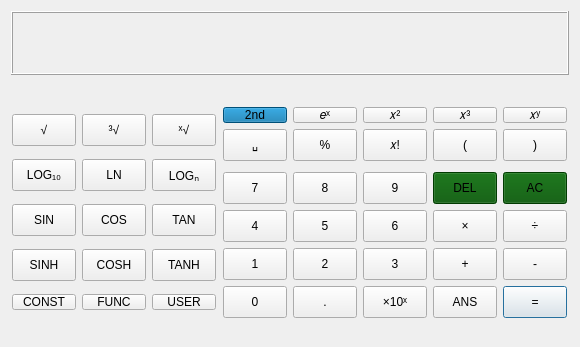
<?xml version="1.0" encoding="UTF-8"?>
<ui version="4.0">
 <class>CalculatorWidget</class>
 <widget class="QWidget" name="CalculatorWidget">
  <property name="geometry">
   <rect>
    <x>0</x>
    <y>0</y>
    <width>580</width>
    <height>347</height>
   </rect>
  </property>
  <property name="windowTitle">
   <string>Form</string>
  </property>
  <layout class="QGridLayout" name="gridLayout">
   <item row="1" column="0">
    <widget class="QFrame" name="frame">
     <property name="minimumSize">
      <size>
       <width>0</width>
       <height>64</height>
      </size>
     </property>
     <property name="maximumSize">
      <size>
       <width>16777215</width>
       <height>64</height>
      </size>
     </property>
     <property name="frameShape">
      <enum>QFrame::Shape::Box</enum>
     </property>
     <property name="frameShadow">
      <enum>QFrame::Shadow::Raised</enum>
     </property>
     <layout class="QVBoxLayout" name="verticalLayout">
      <item>
       <widget class="QLineEdit" name="displayLineEdit">
        <property name="font">
         <font>
          <pointsize>12</pointsize>
         </font>
        </property>
        <property name="autoFillBackground">
         <bool>false</bool>
        </property>
        <property name="styleSheet">
         <string notr="true">background-color: rgba(255, 255, 255, 0);</string>
        </property>
        <property name="text">
         <string/>
        </property>
        <property name="frame">
         <bool>false</bool>
        </property>
        <property name="alignment">
         <set>Qt::AlignmentFlag::AlignRight|Qt::AlignmentFlag::AlignTrailing|Qt::AlignmentFlag::AlignVCenter</set>
        </property>
        <property name="readOnly">
         <bool>false</bool>
        </property>
        <property name="placeholderText">
         <string/>
        </property>
       </widget>
      </item>
     </layout>
    </widget>
   </item>
   <item row="3" column="0">
    <layout class="QHBoxLayout" name="horizontalLayout">
     <item>
      <layout class="QGridLayout" name="gridLayout_3">
       <item row="1" column="2">
        <widget class="Calculator2ndPushButton" name="logXButton">
         <property name="minimumSize">
          <size>
           <width>64</width>
           <height>32</height>
          </size>
         </property>
         <property name="maximumSize">
          <size>
           <width>64</width>
           <height>32</height>
          </size>
         </property>
         <property name="text">
          <string>LOGₙ</string>
         </property>
         <attribute name="buttonGroup">
          <string notr="true">regularButtons</string>
         </attribute>
        </widget>
       </item>
       <item row="3" column="1">
        <widget class="Calculator2ndPushButton" name="coshButton">
         <property name="minimumSize">
          <size>
           <width>64</width>
           <height>32</height>
          </size>
         </property>
         <property name="maximumSize">
          <size>
           <width>64</width>
           <height>32</height>
          </size>
         </property>
         <property name="text">
          <string>COSH</string>
         </property>
         <attribute name="buttonGroup">
          <string notr="true">regularButtons</string>
         </attribute>
        </widget>
       </item>
       <item row="1" column="1">
        <widget class="Calculator2ndPushButton" name="lnButton">
         <property name="minimumSize">
          <size>
           <width>64</width>
           <height>32</height>
          </size>
         </property>
         <property name="maximumSize">
          <size>
           <width>64</width>
           <height>32</height>
          </size>
         </property>
         <property name="text">
          <string>LN</string>
         </property>
         <attribute name="buttonGroup">
          <string notr="true">regularButtons</string>
         </attribute>
        </widget>
       </item>
       <item row="3" column="2">
        <widget class="Calculator2ndPushButton" name="tanhButton">
         <property name="minimumSize">
          <size>
           <width>64</width>
           <height>32</height>
          </size>
         </property>
         <property name="maximumSize">
          <size>
           <width>64</width>
           <height>32</height>
          </size>
         </property>
         <property name="text">
          <string>TANH</string>
         </property>
         <attribute name="buttonGroup">
          <string notr="true">regularButtons</string>
         </attribute>
        </widget>
       </item>
       <item row="2" column="2">
        <widget class="Calculator2ndPushButton" name="tanButton">
         <property name="minimumSize">
          <size>
           <width>64</width>
           <height>32</height>
          </size>
         </property>
         <property name="maximumSize">
          <size>
           <width>64</width>
           <height>32</height>
          </size>
         </property>
         <property name="text">
          <string>TAN</string>
         </property>
         <attribute name="buttonGroup">
          <string notr="true">regularButtons</string>
         </attribute>
        </widget>
       </item>
       <item row="5" column="1">
        <widget class="CalcMenuPushButton" name="funcButton">
         <property name="minimumSize">
          <size>
           <width>64</width>
           <height>16</height>
          </size>
         </property>
         <property name="maximumSize">
          <size>
           <width>64</width>
           <height>16</height>
          </size>
         </property>
         <property name="text">
          <string>FUNC</string>
         </property>
        </widget>
       </item>
       <item row="2" column="1">
        <widget class="Calculator2ndPushButton" name="cosButton">
         <property name="minimumSize">
          <size>
           <width>64</width>
           <height>32</height>
          </size>
         </property>
         <property name="maximumSize">
          <size>
           <width>64</width>
           <height>32</height>
          </size>
         </property>
         <property name="text">
          <string>COS</string>
         </property>
         <attribute name="buttonGroup">
          <string notr="true">regularButtons</string>
         </attribute>
        </widget>
       </item>
       <item row="3" column="0">
        <widget class="Calculator2ndPushButton" name="sinhButton">
         <property name="minimumSize">
          <size>
           <width>64</width>
           <height>32</height>
          </size>
         </property>
         <property name="maximumSize">
          <size>
           <width>64</width>
           <height>32</height>
          </size>
         </property>
         <property name="text">
          <string>SINH</string>
         </property>
         <attribute name="buttonGroup">
          <string notr="true">regularButtons</string>
         </attribute>
        </widget>
       </item>
       <item row="5" column="2">
        <widget class="CalcMenuPushButton" name="statsButton">
         <property name="minimumSize">
          <size>
           <width>64</width>
           <height>16</height>
          </size>
         </property>
         <property name="maximumSize">
          <size>
           <width>64</width>
           <height>16</height>
          </size>
         </property>
         <property name="text">
          <string>USER</string>
         </property>
        </widget>
       </item>
       <item row="5" column="0">
        <widget class="CalcMenuPushButton" name="constButton">
         <property name="minimumSize">
          <size>
           <width>64</width>
           <height>16</height>
          </size>
         </property>
         <property name="maximumSize">
          <size>
           <width>64</width>
           <height>16</height>
          </size>
         </property>
         <property name="text">
          <string>CONST</string>
         </property>
        </widget>
       </item>
       <item row="1" column="0">
        <widget class="Calculator2ndPushButton" name="logButton">
         <property name="minimumSize">
          <size>
           <width>64</width>
           <height>32</height>
          </size>
         </property>
         <property name="maximumSize">
          <size>
           <width>64</width>
           <height>32</height>
          </size>
         </property>
         <property name="text">
          <string>LOG₁₀</string>
         </property>
         <attribute name="buttonGroup">
          <string notr="true">regularButtons</string>
         </attribute>
        </widget>
       </item>
       <item row="2" column="0">
        <widget class="Calculator2ndPushButton" name="sinButton">
         <property name="minimumSize">
          <size>
           <width>64</width>
           <height>32</height>
          </size>
         </property>
         <property name="maximumSize">
          <size>
           <width>64</width>
           <height>32</height>
          </size>
         </property>
         <property name="text">
          <string>SIN</string>
         </property>
         <attribute name="buttonGroup">
          <string notr="true">regularButtons</string>
         </attribute>
        </widget>
       </item>
       <item row="0" column="0">
        <widget class="Calculator2ndPushButton" name="sqrtButton">
         <property name="minimumSize">
          <size>
           <width>64</width>
           <height>32</height>
          </size>
         </property>
         <property name="maximumSize">
          <size>
           <width>64</width>
           <height>32</height>
          </size>
         </property>
         <property name="text">
          <string>√</string>
         </property>
         <attribute name="buttonGroup">
          <string notr="true">regularButtons</string>
         </attribute>
        </widget>
       </item>
       <item row="0" column="1">
        <widget class="Calculator2ndPushButton" name="cubedRootButton">
         <property name="minimumSize">
          <size>
           <width>64</width>
           <height>32</height>
          </size>
         </property>
         <property name="maximumSize">
          <size>
           <width>64</width>
           <height>32</height>
          </size>
         </property>
         <property name="text">
          <string>³√</string>
         </property>
         <attribute name="buttonGroup">
          <string notr="true">regularButtons</string>
         </attribute>
        </widget>
       </item>
       <item row="0" column="2">
        <widget class="Calculator2ndPushButton" name="xThRootButton">
         <property name="minimumSize">
          <size>
           <width>64</width>
           <height>32</height>
          </size>
         </property>
         <property name="maximumSize">
          <size>
           <width>64</width>
           <height>32</height>
          </size>
         </property>
         <property name="text">
          <string>ˣ√</string>
         </property>
         <attribute name="buttonGroup">
          <string notr="true">regularButtons</string>
         </attribute>
        </widget>
       </item>
      </layout>
     </item>
     <item>
      <layout class="QVBoxLayout" name="verticalLayout_2">
       <item>
        <layout class="QGridLayout" name="gridLayout_5">
         <item row="0" column="1">
          <widget class="QPushButton" name="eXButoon">
           <property name="minimumSize">
            <size>
             <width>64</width>
             <height>16</height>
            </size>
           </property>
           <property name="maximumSize">
            <size>
             <width>64</width>
             <height>16</height>
            </size>
           </property>
           <property name="text">
            <string>𝑒ˣ</string>
           </property>
           <attribute name="buttonGroup">
            <string notr="true">regularButtons</string>
           </attribute>
          </widget>
         </item>
         <item row="1" column="4">
          <widget class="Calculator2ndPushButton" name="rightParenthesisButton">
           <property name="minimumSize">
            <size>
             <width>64</width>
             <height>32</height>
            </size>
           </property>
           <property name="maximumSize">
            <size>
             <width>64</width>
             <height>32</height>
            </size>
           </property>
           <property name="text">
            <string>)</string>
           </property>
           <attribute name="buttonGroup">
            <string notr="true">regularButtons</string>
           </attribute>
          </widget>
         </item>
         <item row="1" column="2">
          <widget class="Calculator2ndPushButton" name="factButton">
           <property name="minimumSize">
            <size>
             <width>64</width>
             <height>32</height>
            </size>
           </property>
           <property name="maximumSize">
            <size>
             <width>64</width>
             <height>32</height>
            </size>
           </property>
           <property name="text">
            <string>𝑥!</string>
           </property>
           <attribute name="buttonGroup">
            <string notr="true">regularButtons</string>
           </attribute>
          </widget>
         </item>
         <item row="0" column="2">
          <widget class="QPushButton" name="squaredbutton">
           <property name="minimumSize">
            <size>
             <width>64</width>
             <height>16</height>
            </size>
           </property>
           <property name="maximumSize">
            <size>
             <width>64</width>
             <height>16</height>
            </size>
           </property>
           <property name="text">
            <string>𝑥²</string>
           </property>
           <attribute name="buttonGroup">
            <string notr="true">regularButtons</string>
           </attribute>
          </widget>
         </item>
         <item row="0" column="4">
          <widget class="QPushButton" name="powButton">
           <property name="minimumSize">
            <size>
             <width>64</width>
             <height>16</height>
            </size>
           </property>
           <property name="maximumSize">
            <size>
             <width>64</width>
             <height>16</height>
            </size>
           </property>
           <property name="text">
            <string>𝑥ʸ</string>
           </property>
           <attribute name="buttonGroup">
            <string notr="true">regularButtons</string>
           </attribute>
          </widget>
         </item>
         <item row="1" column="1">
          <widget class="Calculator2ndPushButton" name="percentButton">
           <property name="minimumSize">
            <size>
             <width>64</width>
             <height>32</height>
            </size>
           </property>
           <property name="maximumSize">
            <size>
             <width>64</width>
             <height>32</height>
            </size>
           </property>
           <property name="text">
            <string>%</string>
           </property>
           <attribute name="buttonGroup">
            <string notr="true">regularButtons</string>
           </attribute>
          </widget>
         </item>
         <item row="0" column="3">
          <widget class="QPushButton" name="cubedButton">
           <property name="minimumSize">
            <size>
             <width>64</width>
             <height>16</height>
            </size>
           </property>
           <property name="maximumSize">
            <size>
             <width>64</width>
             <height>16</height>
            </size>
           </property>
           <property name="text">
            <string>𝑥³</string>
           </property>
           <attribute name="buttonGroup">
            <string notr="true">regularButtons</string>
           </attribute>
          </widget>
         </item>
         <item row="1" column="3">
          <widget class="Calculator2ndPushButton" name="leftParenthesisButton">
           <property name="minimumSize">
            <size>
             <width>64</width>
             <height>32</height>
            </size>
           </property>
           <property name="maximumSize">
            <size>
             <width>64</width>
             <height>32</height>
            </size>
           </property>
           <property name="text">
            <string>(</string>
           </property>
           <attribute name="buttonGroup">
            <string notr="true">regularButtons</string>
           </attribute>
          </widget>
         </item>
         <item row="0" column="0">
          <widget class="QPushButton" name="secondButton">
           <property name="minimumSize">
            <size>
             <width>64</width>
             <height>16</height>
            </size>
           </property>
           <property name="maximumSize">
            <size>
             <width>64</width>
             <height>16</height>
            </size>
           </property>
           <property name="styleSheet">
            <string notr="true">background-color: rgb(0, 112, 168);</string>
           </property>
           <property name="text">
            <string>2nd</string>
           </property>
          </widget>
         </item>
         <item row="1" column="0">
          <widget class="Calculator2ndPushButton" name="spaceButton">
           <property name="minimumSize">
            <size>
             <width>64</width>
             <height>32</height>
            </size>
           </property>
           <property name="maximumSize">
            <size>
             <width>64</width>
             <height>32</height>
            </size>
           </property>
           <property name="text">
            <string>␣</string>
           </property>
           <attribute name="buttonGroup">
            <string notr="true">regularButtons</string>
           </attribute>
          </widget>
         </item>
        </layout>
       </item>
       <item>
        <spacer name="verticalSpacer">
         <property name="orientation">
          <enum>Qt::Orientation::Vertical</enum>
         </property>
         <property name="sizeType">
          <enum>QSizePolicy::Policy::Fixed</enum>
         </property>
         <property name="sizeHint" stdset="0">
          <size>
           <width>20</width>
           <height>5</height>
          </size>
         </property>
        </spacer>
       </item>
       <item>
        <layout class="QGridLayout" name="gridLayout_2">
         <item row="1" column="0">
          <widget class="Calculator2ndPushButton" name="sevenButton">
           <property name="minimumSize">
            <size>
             <width>64</width>
             <height>32</height>
            </size>
           </property>
           <property name="maximumSize">
            <size>
             <width>64</width>
             <height>32</height>
            </size>
           </property>
           <property name="text">
            <string>7</string>
           </property>
           <attribute name="buttonGroup">
            <string notr="true">regularButtons</string>
           </attribute>
          </widget>
         </item>
         <item row="4" column="0">
          <widget class="Calculator2ndPushButton" name="zeroButton">
           <property name="minimumSize">
            <size>
             <width>64</width>
             <height>32</height>
            </size>
           </property>
           <property name="maximumSize">
            <size>
             <width>64</width>
             <height>32</height>
            </size>
           </property>
           <property name="text">
            <string>0</string>
           </property>
           <attribute name="buttonGroup">
            <string notr="true">regularButtons</string>
           </attribute>
          </widget>
         </item>
         <item row="1" column="3">
          <widget class="Calculator2ndPushButton" name="delButton">
           <property name="minimumSize">
            <size>
             <width>64</width>
             <height>32</height>
            </size>
           </property>
           <property name="maximumSize">
            <size>
             <width>64</width>
             <height>32</height>
            </size>
           </property>
           <property name="styleSheet">
            <string notr="true">background-color: rgb(0, 83, 0);</string>
           </property>
           <property name="text">
            <string>DEL</string>
           </property>
          </widget>
         </item>
         <item row="3" column="0">
          <widget class="Calculator2ndPushButton" name="oneButton">
           <property name="minimumSize">
            <size>
             <width>64</width>
             <height>32</height>
            </size>
           </property>
           <property name="maximumSize">
            <size>
             <width>64</width>
             <height>32</height>
            </size>
           </property>
           <property name="text">
            <string>1</string>
           </property>
           <attribute name="buttonGroup">
            <string notr="true">regularButtons</string>
           </attribute>
          </widget>
         </item>
         <item row="2" column="0">
          <widget class="Calculator2ndPushButton" name="fourButton">
           <property name="minimumSize">
            <size>
             <width>64</width>
             <height>32</height>
            </size>
           </property>
           <property name="maximumSize">
            <size>
             <width>64</width>
             <height>32</height>
            </size>
           </property>
           <property name="text">
            <string>4</string>
           </property>
           <attribute name="buttonGroup">
            <string notr="true">regularButtons</string>
           </attribute>
          </widget>
         </item>
         <item row="3" column="1">
          <widget class="Calculator2ndPushButton" name="twoButton">
           <property name="minimumSize">
            <size>
             <width>64</width>
             <height>32</height>
            </size>
           </property>
           <property name="maximumSize">
            <size>
             <width>64</width>
             <height>32</height>
            </size>
           </property>
           <property name="text">
            <string>2</string>
           </property>
           <attribute name="buttonGroup">
            <string notr="true">regularButtons</string>
           </attribute>
          </widget>
         </item>
         <item row="1" column="1">
          <widget class="Calculator2ndPushButton" name="eightButton">
           <property name="minimumSize">
            <size>
             <width>64</width>
             <height>32</height>
            </size>
           </property>
           <property name="maximumSize">
            <size>
             <width>64</width>
             <height>32</height>
            </size>
           </property>
           <property name="text">
            <string>8</string>
           </property>
           <attribute name="buttonGroup">
            <string notr="true">regularButtons</string>
           </attribute>
          </widget>
         </item>
         <item row="3" column="3">
          <widget class="Calculator2ndPushButton" name="plusButton">
           <property name="minimumSize">
            <size>
             <width>64</width>
             <height>32</height>
            </size>
           </property>
           <property name="maximumSize">
            <size>
             <width>64</width>
             <height>32</height>
            </size>
           </property>
           <property name="text">
            <string>+</string>
           </property>
           <attribute name="buttonGroup">
            <string notr="true">regularButtons</string>
           </attribute>
          </widget>
         </item>
         <item row="2" column="3">
          <widget class="Calculator2ndPushButton" name="multButton">
           <property name="minimumSize">
            <size>
             <width>64</width>
             <height>32</height>
            </size>
           </property>
           <property name="maximumSize">
            <size>
             <width>64</width>
             <height>32</height>
            </size>
           </property>
           <property name="text">
            <string>×</string>
           </property>
           <attribute name="buttonGroup">
            <string notr="true">regularButtons</string>
           </attribute>
          </widget>
         </item>
         <item row="4" column="2">
          <widget class="Calculator2ndPushButton" name="timesTenPushButton">
           <property name="minimumSize">
            <size>
             <width>64</width>
             <height>32</height>
            </size>
           </property>
           <property name="maximumSize">
            <size>
             <width>64</width>
             <height>32</height>
            </size>
           </property>
           <property name="text">
            <string>×10ˣ</string>
           </property>
           <attribute name="buttonGroup">
            <string notr="true">regularButtons</string>
           </attribute>
          </widget>
         </item>
         <item row="1" column="2">
          <widget class="Calculator2ndPushButton" name="nineButton">
           <property name="minimumSize">
            <size>
             <width>64</width>
             <height>32</height>
            </size>
           </property>
           <property name="maximumSize">
            <size>
             <width>64</width>
             <height>32</height>
            </size>
           </property>
           <property name="text">
            <string>9</string>
           </property>
           <attribute name="buttonGroup">
            <string notr="true">regularButtons</string>
           </attribute>
          </widget>
         </item>
         <item row="4" column="3">
          <widget class="Calculator2ndPushButton" name="ansPushButton">
           <property name="minimumSize">
            <size>
             <width>64</width>
             <height>32</height>
            </size>
           </property>
           <property name="maximumSize">
            <size>
             <width>64</width>
             <height>32</height>
            </size>
           </property>
           <property name="text">
            <string>ANS</string>
           </property>
          </widget>
         </item>
         <item row="2" column="4">
          <widget class="Calculator2ndPushButton" name="divButton">
           <property name="minimumSize">
            <size>
             <width>64</width>
             <height>32</height>
            </size>
           </property>
           <property name="maximumSize">
            <size>
             <width>64</width>
             <height>32</height>
            </size>
           </property>
           <property name="text">
            <string>÷</string>
           </property>
           <attribute name="buttonGroup">
            <string notr="true">regularButtons</string>
           </attribute>
          </widget>
         </item>
         <item row="3" column="4">
          <widget class="Calculator2ndPushButton" name="minusButton">
           <property name="minimumSize">
            <size>
             <width>64</width>
             <height>32</height>
            </size>
           </property>
           <property name="maximumSize">
            <size>
             <width>64</width>
             <height>32</height>
            </size>
           </property>
           <property name="text">
            <string>-</string>
           </property>
           <attribute name="buttonGroup">
            <string notr="true">regularButtons</string>
           </attribute>
          </widget>
         </item>
         <item row="1" column="4">
          <widget class="Calculator2ndPushButton" name="acButton">
           <property name="minimumSize">
            <size>
             <width>64</width>
             <height>32</height>
            </size>
           </property>
           <property name="maximumSize">
            <size>
             <width>64</width>
             <height>32</height>
            </size>
           </property>
           <property name="styleSheet">
            <string notr="true">background-color: rgb(0, 83, 0);</string>
           </property>
           <property name="text">
            <string>AC</string>
           </property>
          </widget>
         </item>
         <item row="2" column="1">
          <widget class="Calculator2ndPushButton" name="fiveButton">
           <property name="minimumSize">
            <size>
             <width>64</width>
             <height>32</height>
            </size>
           </property>
           <property name="maximumSize">
            <size>
             <width>64</width>
             <height>32</height>
            </size>
           </property>
           <property name="text">
            <string>5</string>
           </property>
           <attribute name="buttonGroup">
            <string notr="true">regularButtons</string>
           </attribute>
          </widget>
         </item>
         <item row="4" column="1">
          <widget class="Calculator2ndPushButton" name="decimalPushButton">
           <property name="minimumSize">
            <size>
             <width>64</width>
             <height>32</height>
            </size>
           </property>
           <property name="maximumSize">
            <size>
             <width>64</width>
             <height>32</height>
            </size>
           </property>
           <property name="text">
            <string>.</string>
           </property>
           <attribute name="buttonGroup">
            <string notr="true">regularButtons</string>
           </attribute>
          </widget>
         </item>
         <item row="3" column="2">
          <widget class="Calculator2ndPushButton" name="threeButton">
           <property name="minimumSize">
            <size>
             <width>64</width>
             <height>32</height>
            </size>
           </property>
           <property name="maximumSize">
            <size>
             <width>64</width>
             <height>32</height>
            </size>
           </property>
           <property name="text">
            <string>3</string>
           </property>
           <attribute name="buttonGroup">
            <string notr="true">regularButtons</string>
           </attribute>
          </widget>
         </item>
         <item row="2" column="2">
          <widget class="Calculator2ndPushButton" name="sixButton">
           <property name="minimumSize">
            <size>
             <width>64</width>
             <height>32</height>
            </size>
           </property>
           <property name="maximumSize">
            <size>
             <width>64</width>
             <height>32</height>
            </size>
           </property>
           <property name="text">
            <string>6</string>
           </property>
           <attribute name="buttonGroup">
            <string notr="true">regularButtons</string>
           </attribute>
          </widget>
         </item>
         <item row="4" column="4">
          <widget class="Calculator2ndPushButton" name="equalsPushButton">
           <property name="minimumSize">
            <size>
             <width>64</width>
             <height>32</height>
            </size>
           </property>
           <property name="maximumSize">
            <size>
             <width>64</width>
             <height>32</height>
            </size>
           </property>
           <property name="text">
            <string>=</string>
           </property>
           <property name="default">
            <bool>true</bool>
           </property>
          </widget>
         </item>
        </layout>
       </item>
      </layout>
     </item>
    </layout>
   </item>
   <item row="2" column="0">
    <layout class="QHBoxLayout" name="horizontalLayout_3">
     <item>
      <spacer name="horizontalSpacer">
       <property name="orientation">
        <enum>Qt::Orientation::Horizontal</enum>
       </property>
       <property name="sizeHint" stdset="0">
        <size>
         <width>40</width>
         <height>20</height>
        </size>
       </property>
      </spacer>
     </item>
     <item>
      <widget class="QLabel" name="secondIndicator">
       <property name="styleSheet">
        <string notr="true">color: rgb(0, 112, 168);</string>
       </property>
       <property name="text">
        <string/>
       </property>
       <property name="scaledContents">
        <bool>true</bool>
       </property>
      </widget>
     </item>
    </layout>
   </item>
   <item row="4" column="0">
    <spacer name="verticalSpacer_2">
     <property name="orientation">
      <enum>Qt::Orientation::Vertical</enum>
     </property>
     <property name="sizeType">
      <enum>QSizePolicy::Policy::MinimumExpanding</enum>
     </property>
     <property name="sizeHint" stdset="0">
      <size>
       <width>20</width>
       <height>0</height>
      </size>
     </property>
    </spacer>
   </item>
  </layout>
 </widget>
 <customwidgets>
  <customwidget>
   <class>CalcMenuPushButton</class>
   <extends>QPushButton</extends>
   <header>calcmenupushbutton.h</header>
  </customwidget>
  <customwidget>
   <class>Calculator2ndPushButton</class>
   <extends>QPushButton</extends>
   <header>calculator2ndpushbutton.h</header>
  </customwidget>
 </customwidgets>
 <resources/>
 <connections/>
 <buttongroups>
  <buttongroup name="regularButtons"/>
 </buttongroups>
</ui>
